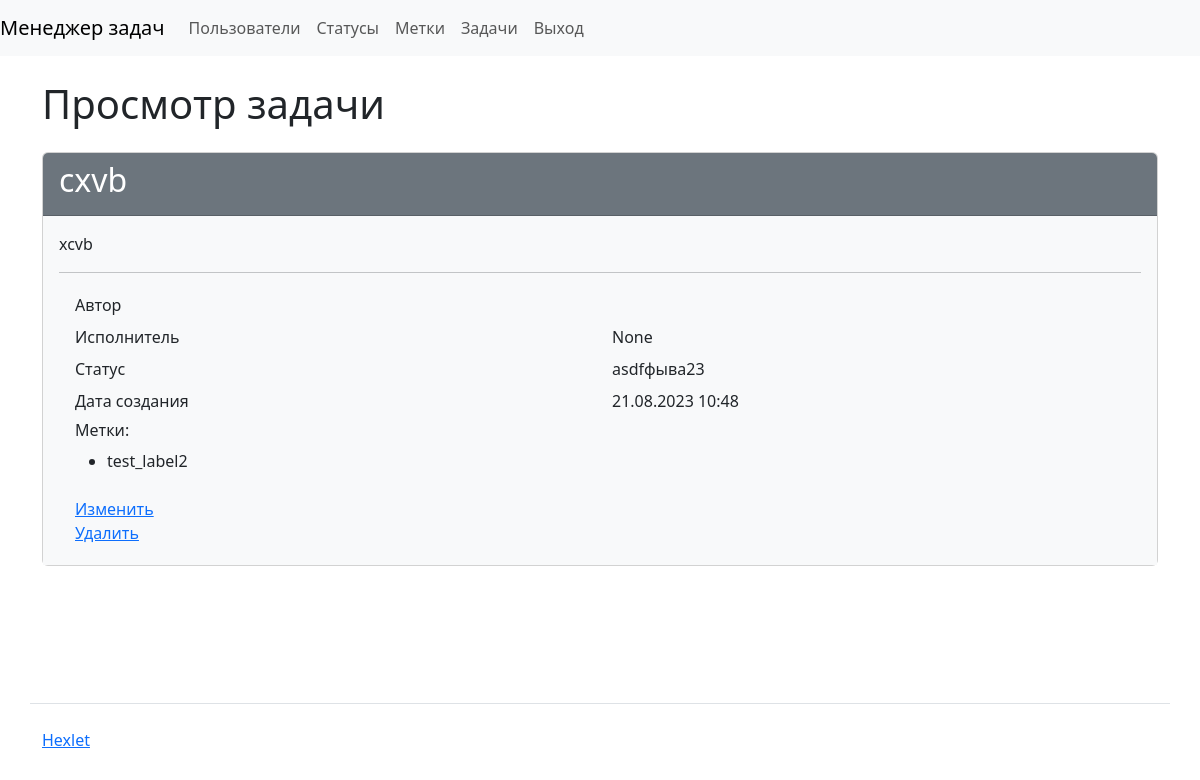
/tasks/6/ (signed in), run on an earlier commit of the app's database.
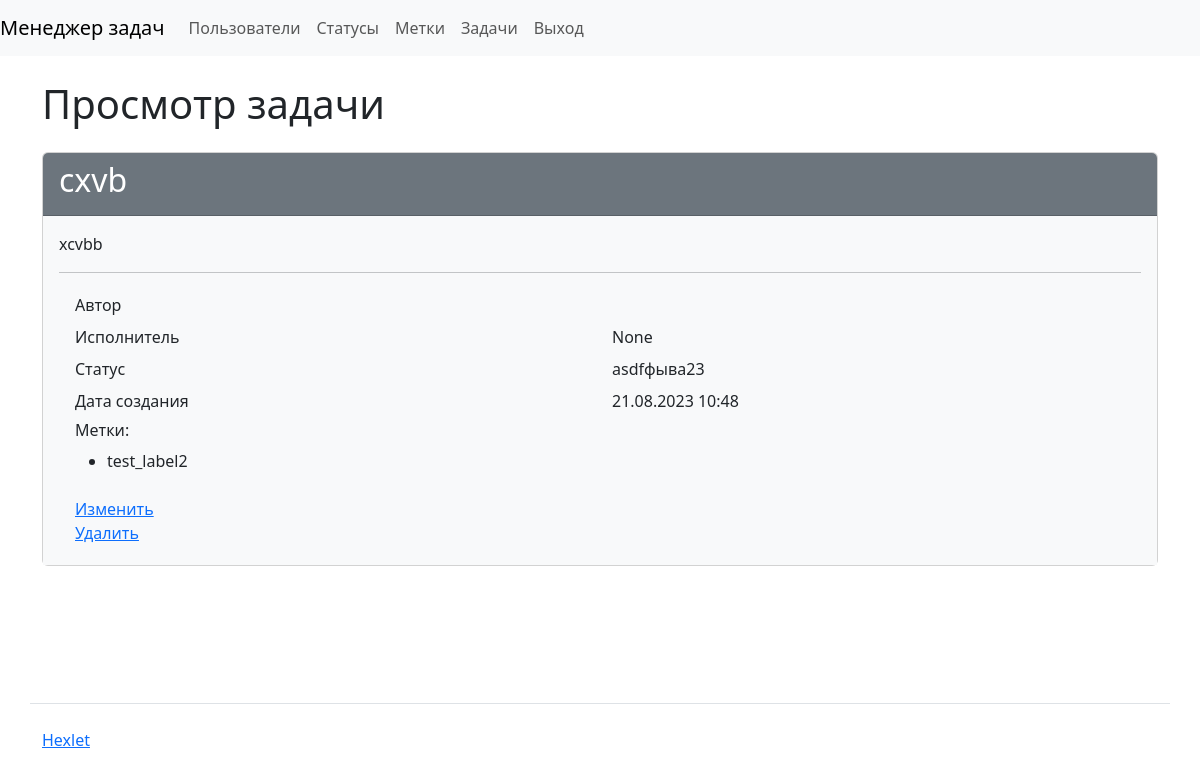
And on a later commit of the database.
### task_manager/tasks/models.py (models this page shows, shortened)
class Task(models.Model):
    name = models.CharField(max_length=255)
    description = models.CharField(max_length=255)
    status = models.ForeignKey(
        Status, on_delete=models.PROTECT, related_name='tasks'
    )
    author = models.ForeignKey(
        User, on_delete=models.PROTECT, related_name='tasks_authored'
    )
    executor = models.ForeignKey(
        User, on_delete=models.PROTECT, related_name='tasks_assigned',
        null=True
    )
    labels = models.ManyToManyField(Label)
    creation_date = DateTimeField(auto_now_add=True)

### task_manager/statuses/models.py (models this page shows)
class Status(models.Model):
    name = models.CharField(max_length=255)
    creation_date = DateTimeField(auto_now_add=True)
    def __str__(self):
        return self.name

### task_manager/tasks/views.py (the view)
# urls.py: path('<int:pk>/', views.TaskGetInfo.as_view(), name='get_task'),
class TaskGetInfo(SpecifiedLoginRequiredMixin, DetailView):
    template_name = 'tasks/task.html'
    model = Task
    context_object_name = 'task'

### task_manager/labels/models.py (called while the page is built)
    def __str__(self):
        return self.name

### task_manager/templates/tasks/task.html
{% extends "index.html" %}
{% block content %}
<h1 class="my-4">Просмотр задачи</h1>
    <div class="card">
      <div class="card-header bg-secondary text-white">
        <h2>{{ task.name }}</h2>
      </div>
      <div class="card-body bg-light">
        <p>{{ task.description }}</p>
        <hr>
        <div class="container">
          <div class="row p-1">
            <div class="col">Автор</div>
            <div class="col">{{ task.author }}</div>
          </div>
          <div class="row p-1">
            <div class="col">Исполнитель</div>
            <div class="col">{{ task.executor }}</div>
          </div>
          <div class="row p-1">
            <div class="col">Статус</div>
            <div class="col">{{ task.status }}</div>
          </div>
          <div class="row p-1">
            <div class="col">Дата создания</div>
            <div class="col">{{ task.creation_date|date:'d.m.Y H:i' }}</div>
          </div>
          <div class="row p-1">
            <div class="col">
              <h6>Метки:</h6>
              <ul>
                {% for label in task.labels.all %}
                <li>{{ label }}</li>
                {% endfor %}
              </ul>
            </div>
          </div>
          <div class="row p-1">
            <div class="col">
              <a href="{% url 'edit_task' task.pk %}">Изменить</a>
              <br>
              <a href="{% url 'delete_task' task.pk %}">Удалить</a>
            </div>
          </div>
        </div>
      </div>
    </div>
{% endblock %}

What changed in the data, as far as the page shows it:
changed Task "cxvb": description "xcvb" → "xcvbb"
